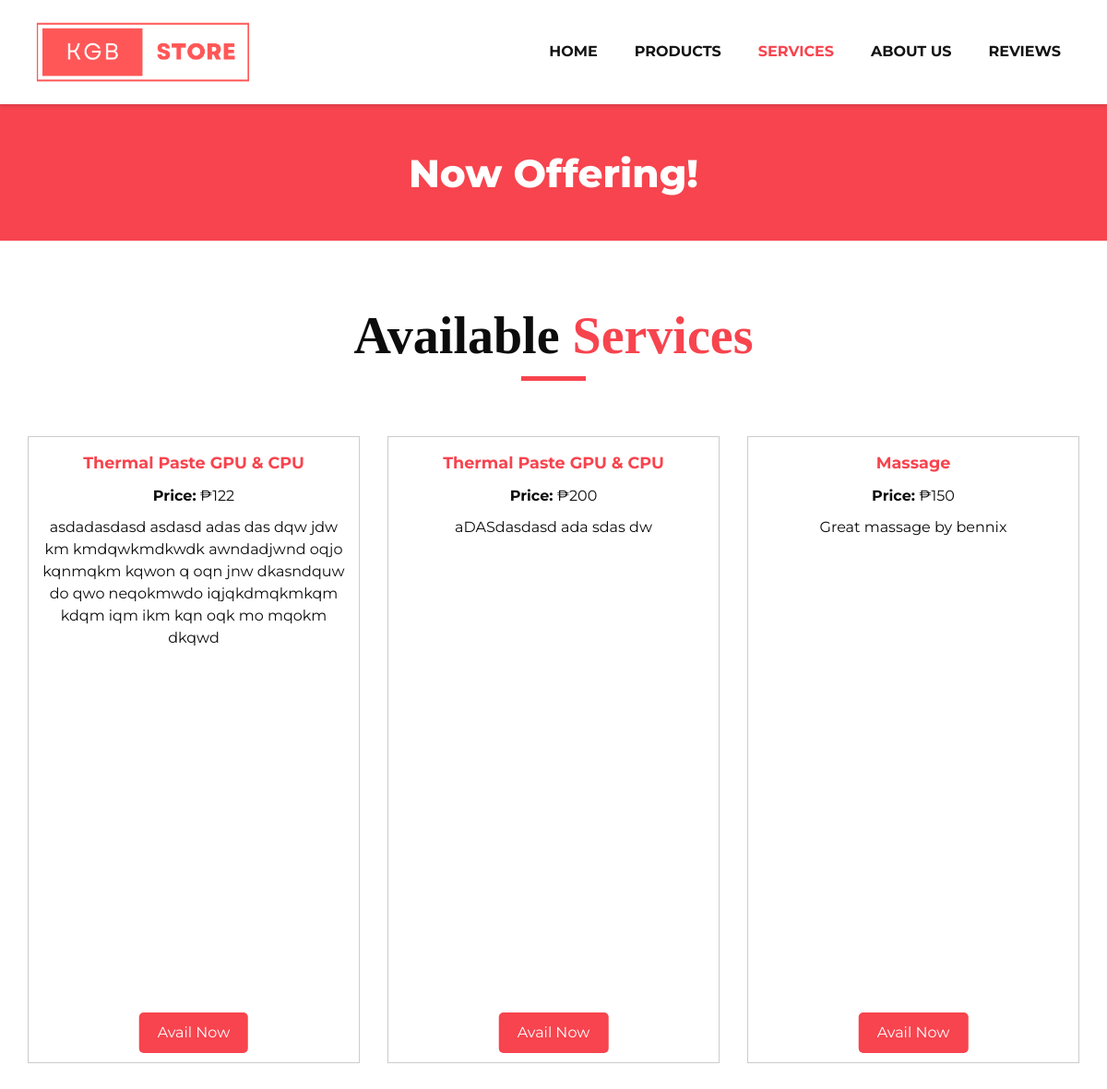
The app's page /service.php with its own data.
### tables this page shows
CREATE TABLE `services` (
  `id` int(11) NOT NULL,
  `service_name` varchar(500) NOT NULL,
  `s_desc` text NOT NULL,
  `s_price` int(50) NOT NULL
);

### service.php (the view, shortened to what this page needs)
<!DOCTYPE html>
<html>
   <head>
      <link rel="stylesheet" type="text/css" href="css/bootstrap.css" />
      <link href="css/font-awesome.min.css" rel="stylesheet" />
      <link href="css/style.css" rel="stylesheet" />
      <link href="css/responsive.css" rel="stylesheet" />
   </head>
   <body class="sub_page">
      <div class="hero_area">
         <header class="header_section">
            <div class="container">
               <nav class="navbar navbar-expand-lg custom_nav-container ">
                  <a class="navbar-brand" href="index.php"><img width="250" src="images/logo.png" alt="#" /></a>
                  <div class="collapse navbar-collapse" id="navbarSupportedContent">
                     <ul class="navbar-nav">
                        <li class="nav-item">
                           <a class="nav-link" href="index.php">Home <span class="sr-only">(current)</span></a>
                        </li>
                        <li class="nav-item">
                           <a class="nav-link" href="product.php">Products</a>
                        </li>
                        <li class="nav-item active">
                            <a class="nav-link" href="service.php">Services</a>
                        <li>
                        <li class="nav-item">
                           <a class="nav-link" href="blog_list.php">About Us</a>
                        </li>
                        <li class="nav-item">
                           <a class="nav-link" href="contact.php">Reviews</a>
                        </li>
                     </ul>
                  </div>
               </nav>
            </div>
         </header>
      </div>
      <section class="inner_page_head">
         <div class="container_fuild">
            <div class="row">
               <div class="col-md-12">
                  <div class="full">
                     <h3>Now Offering!</h3>
                  </div>
               </div>
            </div>
         </div>
      </section>
      <section class="product_section layout_padding">
         <div class="container">
            <div class="heading_container heading_center">
               <h2>
                  Available <span>Services</span>
               </h2>
            </div>
<?php
include_once "admin_panel/config/dbconnect.php";
$sql = "SELECT * FROM services";
$result = $conn->query($sql);
if ($result && $result->num_rows > 0) {
    $services = $result->fetch_all(MYSQLI_ASSOC);
} else {
    $services = [];
}
?>
<div class="bcontainer">
    <?php
    foreach ($services as $service) {
        echo "<div class='services'>";
        echo "<p><strong style='font-size: 1.1em; color: #f7444e;'>" . $service["service_name"] . "</strong></p>";
        echo "<p><strong>Price:</strong> ₱" . $service["s_price"] . "</p>";
        echo "<p>" . $service["s_desc"] . "</p>";
        echo "<a href='sorder.php?id=" . $service["id"] . "'><button>Avail Now</button></a>";
        echo "</div>";
    }
    ?>
</div>
</body>
</html>
   </body>
</html>

### css/style.css (style rules this page uses)
* { box-sizing: border-box; }
body { font-family: 'Montserrat', sans-serif; color: #0c0c0c; background-color: #ffffff; overflow-x: hidden; }
.layout_padding { padding: 70px 0; }
h1, h2 { font-family: 'Playfair Display', serif; }
.heading_container { display: -webkit-box; display: -ms-flexbox; display: flex; -webkit-box-orient: vertical; -webkit-box-direction: normal; -ms-flex-direction: column; flex-direction: column; -webkit-box-align: start; -ms-flex-align: start; align-items: flex-start; }
.heading_container h2 { position: relative; margin-bottom: 0; font-size: 3.5rem; font-weight: bold; }
.heading_container h2::after { content: ""; display: block; width: 70px; height: 5px; background: #f7444e; margin: 10px auto 10px; }
.heading_container h2 span { color: #f7444e; }
.heading_container.heading_center { -webkit-box-align: center; -ms-flex-align: center; align-items: center; text-align: center; }
a, a:hover, a:focus { text-decoration: none; }
.hero_area { position: relative; min-height: 100vh; display: -webkit-box; display: -ms-flexbox; display: flex; -webkit-box-orient: vertical; -webkit-box-direction: normal; -ms-flex-direction: column; flex-direction: column; }
.sub_page .hero_area { min-height: auto; -webkit-box-shadow: 0 0 5px 0 rgba(0, 0, 0, 0.25); box-shadow: 0 0 5px 0 rgba(0, 0, 0, 0.25); }
.header_section { padding: 15px 0; }
.navbar-brand { font-family: 'Playfair Display', serif; }
.custom_nav-container { padding: 0; }
.custom_nav-container .navbar-nav { margin-left: auto; }
.custom_nav-container .navbar-nav .nav-item .nav-link { padding: 5px 20px; color: #131313; text-align: center; text-transform: uppercase; border-radius: 5px; -webkit-transition: all 0.3s; transition: all 0.3s; font-weight: 700; }
.custom_nav-container .navbar-nav .nav-item:hover .nav-link, .custom_nav-container .navbar-nav .nav-item.active .nav-link { color: #f7444e; }
.product_section .heading_container { margin-bottom: 20px; }
.inner_page_head { background: #f7444e; text-align: center; color: #fff; padding-top: 50px; padding-bottom: 40px; }
.inner_page_head h3 { font-size: 42px; font-weight: 800; }

### css/responsive.css (style rules this page uses)
@media (min-width: 1200px) { .container { max-width: 1170px; } }

### service.php (style rules this page uses)
.bcontainer { max-width: 1200px; min-height: 700px; margin: 0 auto; display: flex; flex-wrap: wrap; justify-content: space-between; }
.services { position: relative; width: calc(33.33% - 20px); margin-bottom: 20px; padding: 10px; border: 1px solid #ccc; box-sizing: border-box; text-align: center; }
.services p { margin: 0; padding: 5px 0; }
.services button { position: absolute; bottom: 10px; left: 50%; transform: translateX(-50%); background-color: #f7444e; border: none; color: white; padding: 10px 20px; text-align: center; text-decoration: none; display: inline-block; font-size: 16px; cursor: pointer; border-radius: 5px; }

### records on screen
services: service_name "Thermal Paste GPU & CPU", s_price "122", s_desc "asdadasdasd asdasd adas das dqw jdw km kmdqwkmdkwdk awndadjwnd oqjo kqnmqkm kqwon q oqn jnw dkasndquw do qwo neqokmwdo iqjqkdmqkmkqm kdqm iqm ikm kqn oqk mo mqokm dkqwd"
services: service_name "Thermal Paste GPU & CPU", s_price "200", s_desc "aDASdasdasd ada sdas dw"
services: service_name "Massage", s_price "150", s_desc "Great massage by bennix"
